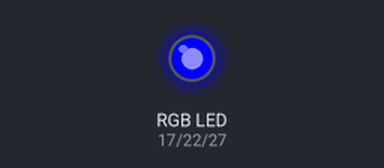
Bench run of a program on a simulated Raspberry Pi (BCM pin numbers). Parts: an RGB LED mixed from three pins (HIGH = lit).

Above: at 0.5 s.
At 1.5 s:
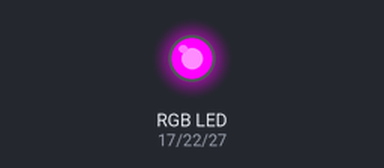
At 5.5 s:
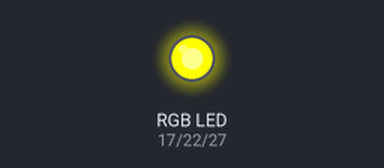
Timing chart, 0 to 6.9 s (numbered marks = the images above):
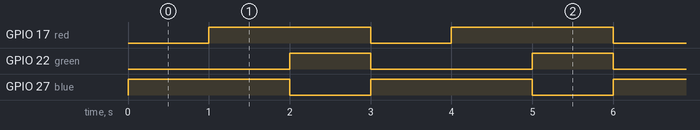

The program:

rgb_blink3.py
```python
# LED RGB 깜빡이기
import RPi.GPIO as GPIO
import time

red = 17; green = 22; blue = 27 # Ground

GPIO.setmode(GPIO.BCM)
GPIO.setup(red, GPIO.OUT)
GPIO.setup(green, GPIO.OUT)
GPIO.setup(blue, GPIO.OUT)

GPIO.output(red, True)
GPIO.output(green, True)
GPIO.output(blue, True) # 여기까지 초기화

try:
    while True:
        # RED, GREEN = yellow / RED, BULU = pink / GREEN, BLUE = sky
        # RED+GREEN+BLUE = white
        GPIO.output(red, False) # RED On
        GPIO.output(green, False)
        GPIO.output(blue, True)
        time.sleep(1)
        GPIO.output(red, True)
        GPIO.output(green, False) # GREEN on
        GPIO.output(blue, True)
        time.sleep(1)
        GPIO.output(red, True)
        GPIO.output(green, True)
        GPIO.output(blue, GPIO.LOW) # BLUE on
        time.sleep(1)

except KeyboardInterrupt:
    GPIO.output(red, GPIO.HIGH)
    GPIO.output(green, GPIO.HIGH)
    GPIO.output(blue, GPIO.HIGH)
    GPIO.cleanup()
```

Measured:
- by itself, GPIO 17 (red), GPIO 27 (blue): alternates HIGH for 2.0 s and LOW for 1.0 s
- by itself, GPIO 22 (green): alternates HIGH for 1.0 s and LOW for 2.0 s
- by itself, everything shown: repeats every 3.0 s, in 3 steps
